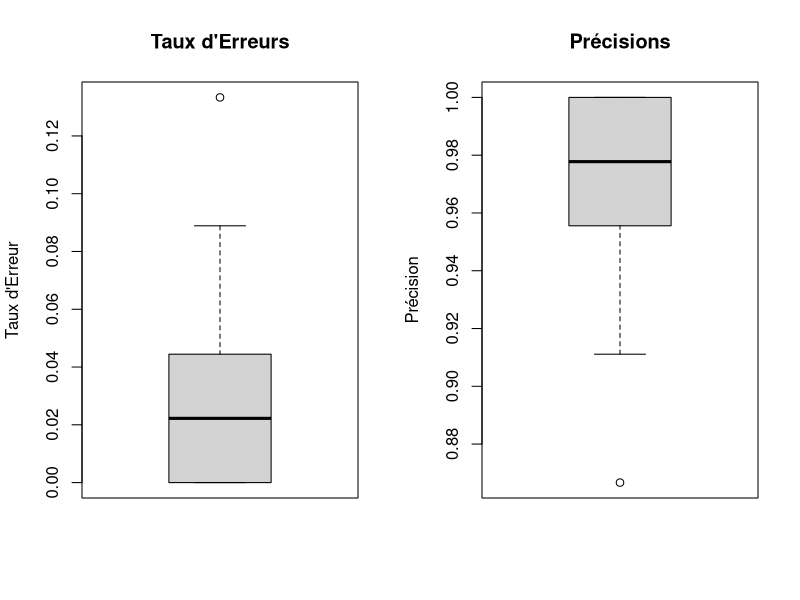
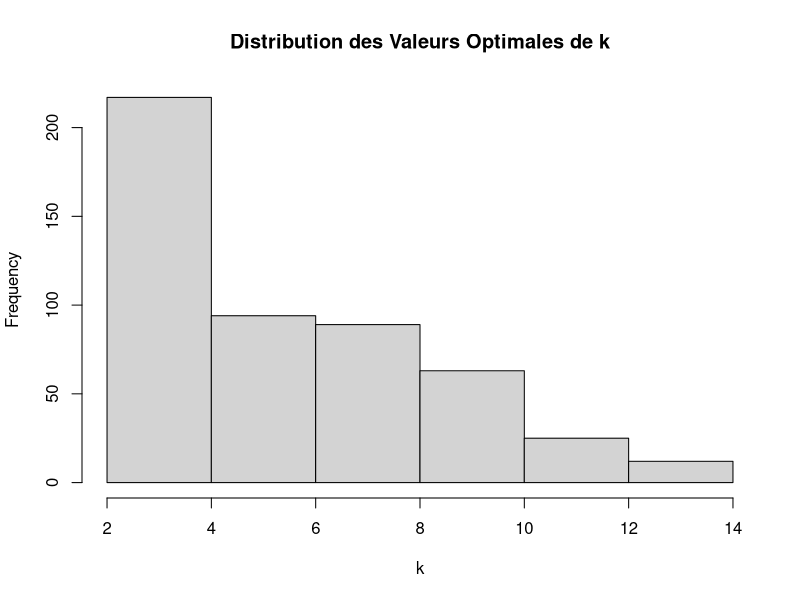

R code for these plots, in order:

##################################
#TP Data Mining - Pratique sous R#
##################################
# INITIALISATION
library(class)
library(MASS)
data_iris<-iris

#QUESTION 1  Decrire comment fonctionne cette procedure

#fonction qui vas chercher par la methode des knn les objet 
#en fonction d'un echantillions d'entrainement
# en entrée
#     train : dataframe  
#     le dataset des echantillions prit en donnée pour entrainer le modele
#     test : dataframe
#     le dataset des objet dont on cherche la classe
#     cl :  liste
#     la liste des classes
#     k :  integer
#     le chois du nombre de k voisin
# en sortie
#     liste
#     une liste des valeurs de classe trouver de chaque objet
#

#QUESTION 2  Tester cette procedure avec echantillon
#train
data_train_versicolor <- subset(data_iris, Species == "versicolor")[1:25, ]
data_train_virginica<-subset(data_iris, Species == "virginica")[1:25, ]
data_train_setosa<-subset(data_iris, Species == "setosa")[1:25, ]
data_train<-rbind(data_train_setosa,data_train_versicolor,data_train_virginica)[,1:4]
label_train<-c(rep("setosa",25),rep("versicolor",25),rep("virginica",25))
#test
data_test_versicolor <- subset(data_iris, Species == "versicolor")[26:50, ]
data_test_virginica<-subset(data_iris, Species == "virginica")[26:50, ]
data_test_setosa<-subset(data_iris, Species == "setosa")[26:50, ]
data_test<-rbind(data_test_setosa,data_test_versicolor,data_test_virginica)[,1:4]
label_test<-c(rep("setosa",25),rep("versicolor",25),rep("virginica",25))
#test des knn
test_resultat<-knn(train = data_train, test = data_test,cl = label_train,k = 3,use.all = FALSE,set.seed(4))
test_resultat
#calcule du tableau de confusion
tableau_confusion<-table(label_test,test_resultat)
#calcule du taux d'erreur
tauxerreur<-(tableau_confusion[1,2]+tableau_confusion[1,3]+tableau_confusion[2,3]+
  tableau_confusion[2,1]+tableau_confusion[3,1]+tableau_confusion[3,2])/75
#calcule de la precision
precision<-(tableau_confusion[1,1]+tableau_confusion[2,2]+tableau_confusion[3,3])/
  (tableau_confusion[1,2]+tableau_confusion[1,3]+tableau_confusion[2,3]+
     tableau_confusion[2,1]+tableau_confusion[3,1]+tableau_confusion[3,2]+
     tableau_confusion[1,1]+tableau_confusion[2,2]+tableau_confusion[3,3])
#resultat
tauxerreur
precision
#QUESTION 3  Programmer une fonction 
fait_un_test <- function(donnertrain, donnertest, classetrain, classetest, k) {
  # Crée un test de knn et teste avec une matrice de confusion la précision
  test_resultat <- knn(train = donnertrain, test = donnertest, cl = classetrain, k = k, use.all = FALSE)
  tableau_confusion <- table(classetest, test_resultat)
  
  # Calcul de la précision
  precision <- sum(diag(tableau_confusion)) / sum(tableau_confusion)
  return(precision)
}


creer_les_donner<-function(data){
  #a partir d'un tableau de donner creer un echantillions aleatoire 
  #entree: data   dataframe   donner a echantillionner
  #sortie: data_ech dataframe donner echantillionner (data)
  
  #creer les valeur aleatoire
  x<-sample(15:25, 1)
  y<-sample(15:25, 1)
  z<-sample(15:25, 1)
  x<-2*x
  y<-2*y
  z<-2*z
  data_versicolor <- subset(data, Species == "versicolor")[1:x, ]
  data_virginica<-subset(data, Species == "virginica")[1:y, ]
  data_setosa<-subset(data, Species == "setosa")[1:z, ]
  data_ech<-rbind(data_train_setosa,data_train_versicolor,data_train_virginica)[,1:5]

  return(data_ech)
}
test_10_k<-function(donner,k){
  #fonction qui fait le test des knn 10 foix
  #entree: donner   dataframe   donnerbrut
  #        k        integer     kvoisin
  #sortie: la precision trouver
    donner_ech<-creer_les_donner(donner)
    donner_ech<-donner_ech[sample(nrow(donner_ech)), ]
    donnertrain<-donner_ech[1:nrow(donner_ech)/2,1:4]
    classtrain<-donner_ech[1:nrow(donner_ech)/2,5]
    donnertest<-donner_ech[(nrow(donner_ech)/2):nrow(donner_ech),1:4]
    classtest<-donner_ech[(nrow(donner_ech)/2):nrow(donner_ech),5]
    prec<-fait_un_test(donnertrain,donnertest,classtrain,classtest,k)
  for (i in 2:10){
    donner_ech<-creer_les_donner(donner)
    donner_ech<-donner_ech[sample(nrow(donner_ech)), ]
    donnertrain<-donner_ech[1:nrow(donner_ech)/2,1:4]
    classtrain<-donner_ech[1:nrow(donner_ech)/2,5]
    donnertest<-donner_ech[(nrow(donner_ech)/2):nrow(donner_ech),1:4]
    classtest<-donner_ech[(nrow(donner_ech)/2):nrow(donner_ech),5]
    newprec<-fait_un_test(donnertrain,donnertest,classtrain,classtest,k)
    if(newprec>=prec){prec<-newprec}
  }
    return(prec)
}

trouve_k_opt<-function(data,listek){
  #trouve le k optimal par des test de knn
  #entrer: data   dataframe donner
  #        listek liste     liste des k a tester
  k_opt<-listek[1]
  precision<-test_10_k(data,k_opt)
  for (i in 2:length(listek)){
    new_precision<-test_10_k(data,listek[i])
    if (new_precision>=precision){
      k_opt<-listek[i]
      precision<-new_precision
    }
  }
  return(k_opt)
}


#QUESTION 4  Tester votre fonction sur le jeu entier
liste_k_voisin<-c(3,5,7)
k_optimale<-trouve_k_opt(data_iris,liste_k_voisin)
k_optimale

#QUESTION 5  Programmer l’etude de reechantillonnage

etude_reechantillonnage <- function(y, X, ks, N) {
  n <- length(y)
  taille_apprentissage <- floor(0.7 * n)
  
  set.seed(123) # Pour rendre les résultats reproductibles
  indices_apprentissage <- matrix(nrow = N, ncol = taille_apprentissage)
  
  # Stocker les indices des échantillons d'apprentissage
  for (i in 1:N) {
    indices_apprentissage[i,] <- sample(1:n, taille_apprentissage)
  }
  
  resultats <- list()
  
  # Boucle sur les N répétitions
  for (i in 1:N) {
    indices_test <- setdiff(1:n, indices_apprentissage[i,])
    
    X_apprentissage <- X[indices_apprentissage[i,],]
    y_apprentissage <- y[indices_apprentissage[i,]]
    
    X_test <- X[indices_test,]
    y_test <- y[indices_test]
    
    erreurs <- numeric(length(ks))
    precisions <- numeric(length(ks))
    
    for (j in 1:length(ks)) {
      k <- ks[j]
      predictions <- knn(X_apprentissage, X_test, y_apprentissage, k = k)
      mat_confusion <- table(y_test, predictions)
      erreurs[j] <- 1 - sum(diag(mat_confusion)) / sum(mat_confusion)
      precisions[j] <- sum(diag(mat_confusion)) / sum(mat_confusion)
    }
    
    k_opt <- ks[which.min(erreurs)]
    erreur_opt <- min(erreurs)
    precision_opt <- max(precisions)
    
    resultats[[i]] <- list(k_optimal = k_opt, erreur = erreur_opt, precision = precision_opt)
  }
  
  return(resultats)
}


#QUESTION 6  Tester votre programme sur le jeu entier

# Mise à jour des valeurs de k et de N
ks <- c(3, 5, 7, 9, 11, 13)  # Grille des valeurs de k à tester
N <- 500                     # Nombre de répétitions pour l'étude de rééchantillonnage
data(iris)
X <- as.matrix(iris[, 1:4])  # Convertir les prédicteurs en matrice
y <- iris[, 5]              # La réponse est la colonne des espèces
# Exécution de l'étude de rééchantillonnage
resultats <- etude_reechantillonnage(y, X, ks, N)

# Extraction des taux d'erreurs et des précisions à partir des résultats
error_rates <- sapply(resultats, function(x) x$erreur)  # Taux d'erreur pour chaque répétition
precisions <- sapply(resultats, function(x) x$precision)  # Précision pour chaque répétition
k_optimal <- sapply(resultats, function(x) x$k_optimal)  # Valeur optimale de k pour chaque répétition

# Configuration de l'espace de tracé pour afficher deux graphiques côte à côte
par(mfrow = c(1, 2))

# Tracé des boxplots pour les taux d'erreurs et les précisions
boxplot(error_rates, main = "Taux d'Erreurs", ylab = "Taux d'Erreur")
boxplot(precisions, main = "Précisions", ylab = "Précision")

par(mfrow = c(1, 1))
# Tracé de l'histogramme de la distribution des valeurs optimales de k
hist(k_optimal, main = "Distribution des Valeurs Optimales de k", xlab = "k", breaks = length(unique(k_optimal)))

# Analyser les résultats et conclure sur l'utilisation de la méthode k-NN




#####
#LDA#
#####

#QUESTION 1 D´ecrire `a quoi correspondent les entrée et sorties
ind.train <- c(1:25,51:75,101:125)
attach(iris)
res <- lda(formula=Species ~ ., data = iris, prior = c(1,1,1)/3,
           subset = ind.train)
respredict <- predict(res, iris[-ind.train, ])

#formula  = spécifie le model utiliser
#data     = tableau de donner ici les donner iris
#prior    = les probabilité de chaque classe ici chaque espèce a la meeme proba 1/3
respredict$class 
#donne les classes par ordre de proximité 
respredict$posterior
# donne la valeurs pour la proximité

#QUESTION 2 Construire la matrice de confusion associee aux donnees “test”


